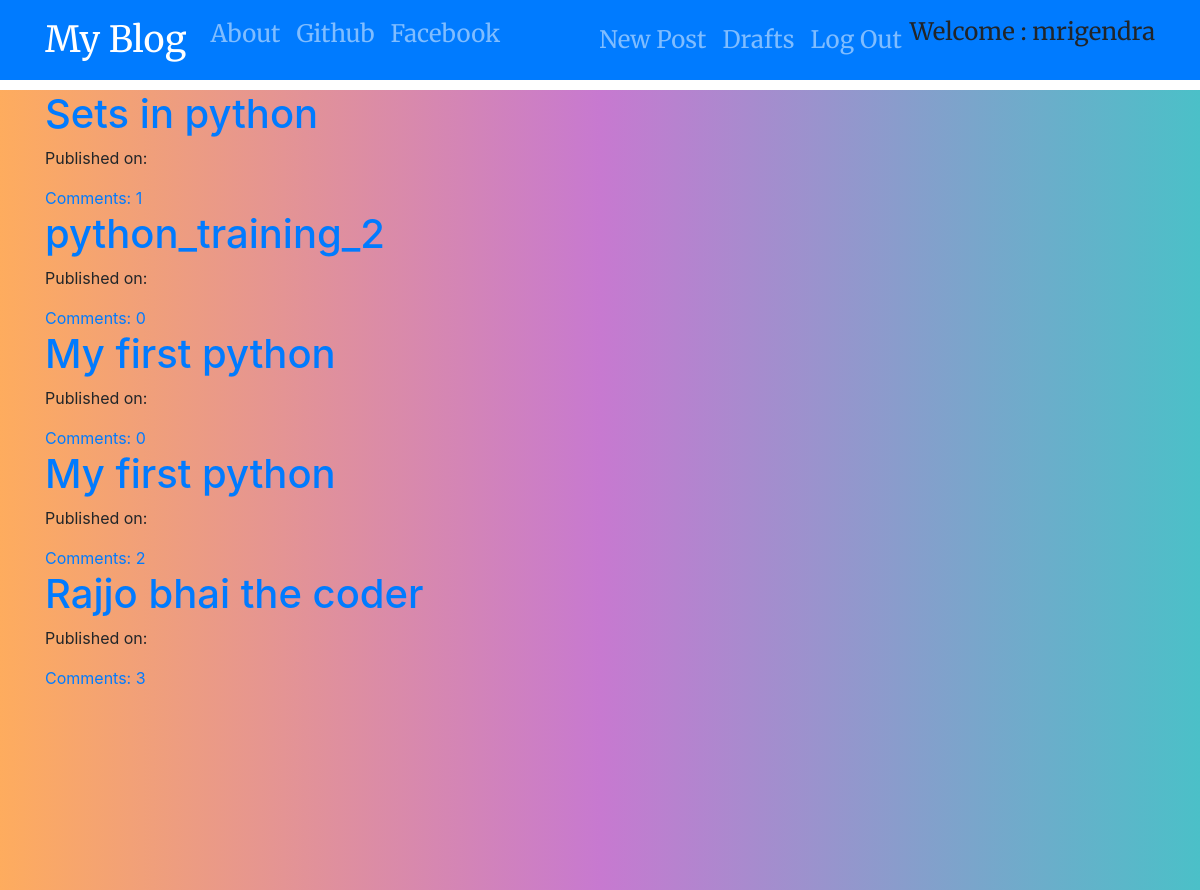
The app's page / (signed in) with its own data.
### blog/models.py (models this page shows, shortened)
class Post(models.Model):
    author = models.ForeignKey('auth.User',on_delete=models.CASCADE)
    title = models.CharField(max_length=250)
    text = models.TextField()
    created_date = models.DateTimeField(default=timezone.now())
    published_date = models.DateTimeField(blank=True, null=True)
    def approve_comments(self):
        return self.comments.filter(approved_comment=True)

### blog/views.py (the view)
# urls.py: url(r'^$',views.PostListView.as_view(),name='post_list'),
class PostListView(ListView):
    model = Post
    def get_queryset(self):
        return Post.objects.filter(published_date__lte=timezone.now()).order_by('-published_date')

### blog/templates/blog/post_list.html
{% extends 'blog/base.html' %}
{% block content %}
<div class="centerstage">
    {% for post in post_list %}
    <div class="post">
        <h1><a href="{% url 'post_detail' pk=post.pk %}">{{ post.title}}</a></h1>
        <div class="date">
            <p>Published on: {{post.published|date:"D M Y"}}</p>
        </div>
        <a href="{% url 'post_detail' pk=post.pk %}">Comments: {{ post.approve_comments.count }}</a>
    </div>
    {% endfor %}
</div>
{% endblock %}

### blog/templates/blog/base.html (shortened to what this page needs)
<!DOCTYPE html>
{% load static %}
<html lang="en">
<head>
    <link rel="stylesheet" href="https://stackpath.bootstrapcdn.com/bootstrap/4.5.0/css/bootstrap.min.css">
            <link rel="stylesheet" href="{% static 'css/blog.css'%}">
</head>
<body >
  <nav class="navbar navbar-expand-lg navbar-dark bg-primary techfont custom-navbar">
    <div class="container">
        <ul class="nav navbar-nav">
        <li class="nav-item"><a class="navbar-brand bigbrand" href="{% url 'post_list' %}">My Blog</a></li>
        <li class="nav-item"><a class="nav-link" href="{% url 'about' %}">About</a></li>
        <li class="nav-item"><a class="nav-link" href="https://www.github.com">Github</a></li>
        <li class="nav-item"><a  class="nav-link" href="https://www.facebook.com">Facebook</a></li>
        </ul>
        <ul class="nav navbar-nav navbar-right">
            {% if user.is_authenticated %}
            <li>
                <a class="nav-link" href="{% url 'post_new'%}">New Post</a>
            </li>
            <li>
                <a class="nav-link" href="{% url 'post_draft_list'%}">Drafts</a>
            </li>
            <li>
                <a class="nav-link" href="{% url 'logout'%}">Log Out</a>
            </li>
            <li>
                <a> Welcome : {{user.username}}</a>
            </li>
            {% else %}
            <li><a class="nav navbar-right nav-link" href="{% url 'login' %}">Login</a></li>
            {% endif %}
        </ul>
    </div>
  </nav>
  <div class="content  wrapper">
    <div class="container">
        <div class="row ">
            <div class="col-md-8">
                <div class="blog_posts">
                    {% block content %}
                    {% endblock %}
                </div>
            </div>
        </div>
    </div>
  </div>
</body>
</html>

### blog/static/css/blog.css (style rules this page uses)
.techfont { font-family: 'Merriweather', serif; font-size: 1.5em; margin-bottom: 10px; }
.bigbrand { font-size: 1.5em; }
.centerstage { margin-left: auto; margin-right: auto; }
.wrapper { background: linear-gradient(to right, #feac5e, #c779d0, #4bc0c8); height: 100vh; }

### records on screen
Post: title "Sets in python", approve_comments.count "1"
Post: title "python_training_2", approve_comments.count "0"
Post: title "My first python", approve_comments.count "0"
Post: title "My first python", approve_comments.count "2"
Post: title "Rajjo bhai the coder", approve_comments.count "3"

### other values on screen
{{ user.username }} "mrigendra"
